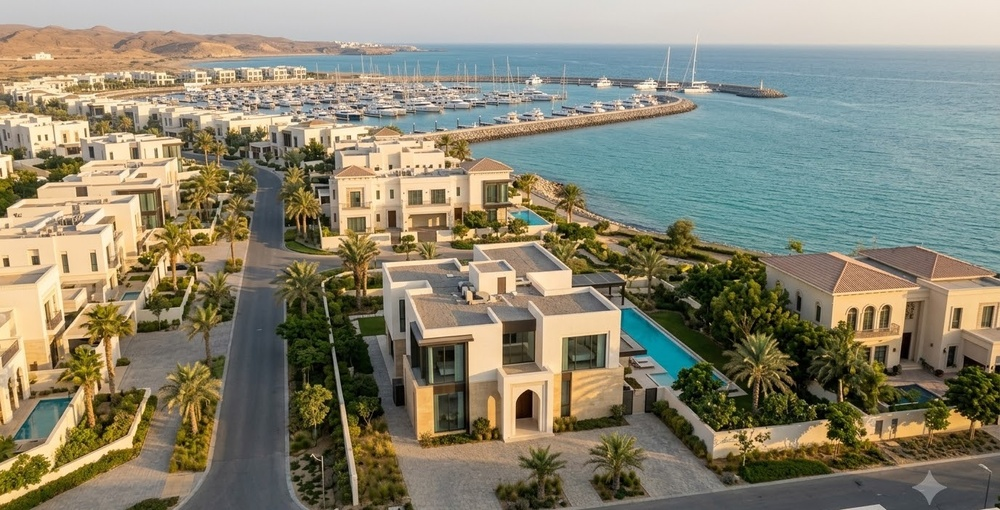
#> input picture assets/properties/p1/01_Aerial_view_of_waterfront_villa.jpg, 1000 x 510 px, shrunk from 1376 x 702 before the run; its folder holds 4 pictures in this run
$ python crop_captions.py
#> lines starting #> are read from the running program, lines starting #| are printed output that depends on the picture
"""Crop the bottom caption strip burned into the generated stock photography.
Applied uniformly (8% of height) across every WIRED image so framing stays
consistent rather than per-image guessing. Overwrites in place."""
from PIL import Image
import os

ASSETS = os.path.dirname(os.path.dirname(os.path.abspath(__file__)))

WIRED = []
for base in ["properties/p1", "properties/p2", "properties/p3", "properties/p4", "properties/p5", "properties/p6",
             "businesses/b1", "businesses/b2", "businesses/b3", "businesses/b4"]:
    d = os.path.join(ASSETS, base)
    if os.path.isdir(d):
        for f in os.listdir(d):
            if f.lower().endswith(".jpg"):
                WIRED.append(os.path.join(d, f))
#> pass 2 of the loop `for base in ["properties/p1", "properties/p2", "properties/p3", "prope..`:
#> pass 3 of the loop `for base in ["properties/p1", "properties/p2", "properties/p3", "prope..`:
#> the loop made 10 passes; the first 3 are shown

CROP_FRACTION = 0.085
done = 0
for path in WIRED:
    with Image.open(path) as im:
#> im is the input picture: PIL image 1000x510 RGB; mean R, G, B 136.1, 131.8, 111.9
        w, h = im.size
#> w = 1000; h = 510
        new_h = int(h * (1 - CROP_FRACTION))
#> new_h = 466
        cropped = im.crop((0, 0, w, new_h))
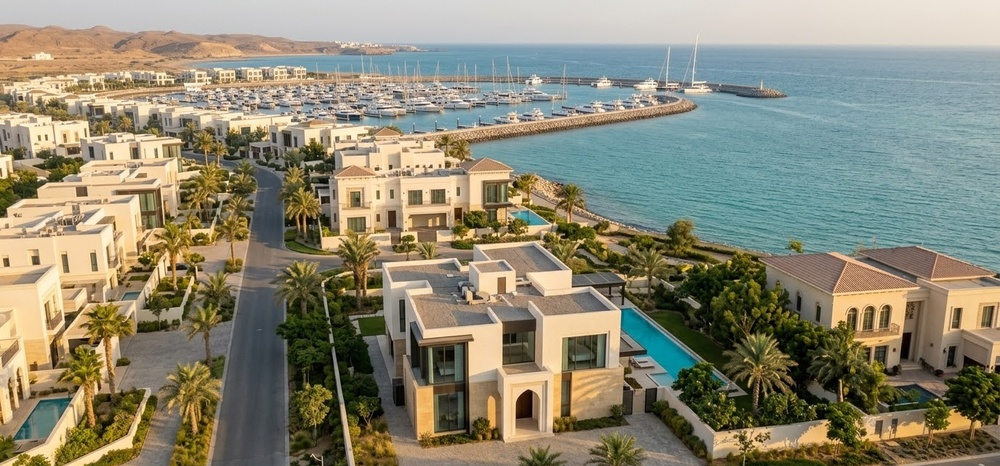
#> cropped: PIL image 1000x466 RGB; mean R, G, B 139.6, 135.4, 115.1
        cropped.save(path, quality=92)
        done += 1
#> pass 2 of the loop `for path in WIRED:`:
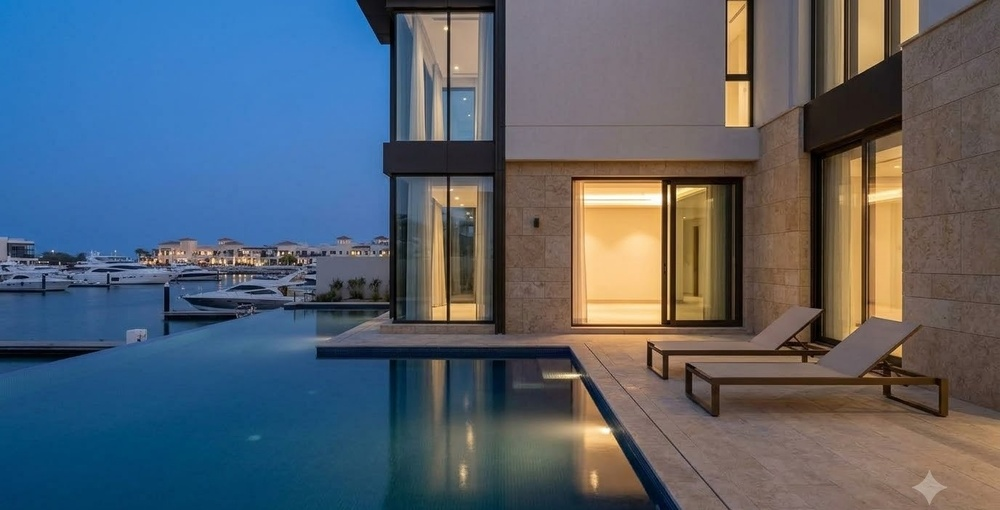
#> input picture assets/properties/p1/02_Infinity_pool_overlooking_marina.jpg, 1000 x 510 px, shrunk from 1376 x 702 before the run
#> im is the input picture: PIL image 1000x510 RGB; mean R, G, B 86.3, 97, 108.9
#> `cropped = im.crop((0, 0, w, new_h))`:
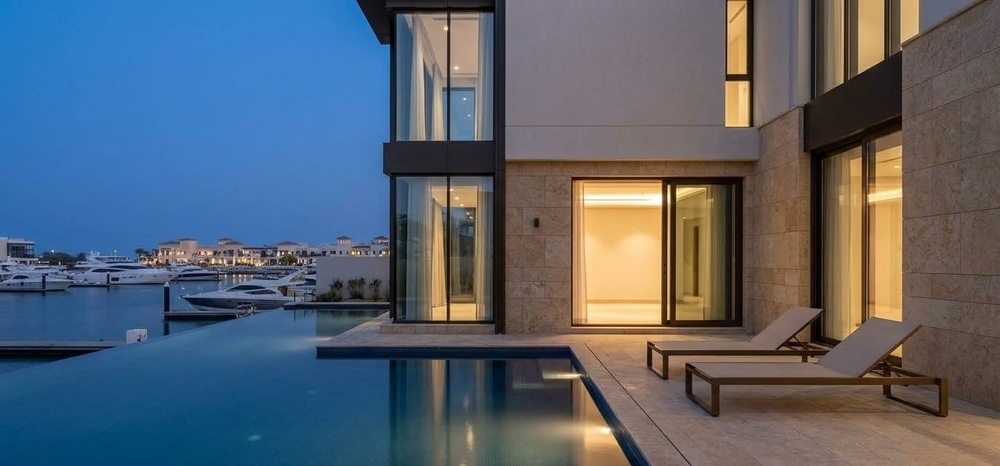
#> cropped: PIL image 1000x466 RGB; mean R, G, B 88.6, 98.4, 110.5
#> pass 3 of the loop `for path in WIRED:`:
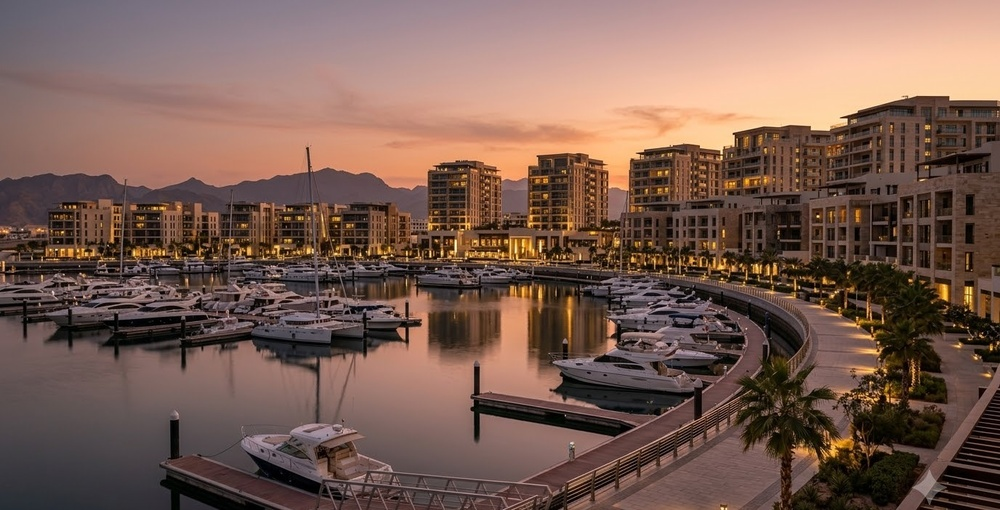
#> input picture assets/properties/p1/03_Marina_buildings_at_twilight.jpg, 1000 x 510 px, shrunk from 1376 x 702 before the run
#> im is the input picture: PIL image 1000x510 RGB; mean R, G, B 121.1, 93.2, 82.4
#> `cropped = im.crop((0, 0, w, new_h))`:
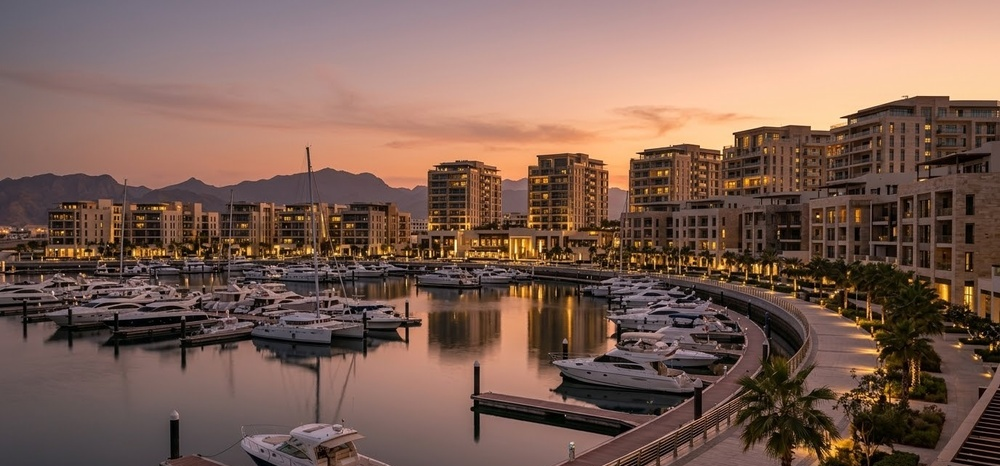
#> cropped: PIL image 1000x466 RGB; mean R, G, B 125.7, 96.6, 85
#> the loop made 4 passes; the first 3 are shown

print(f"cropped {done} images by {CROP_FRACTION*100:.1f}% off the bottom")
